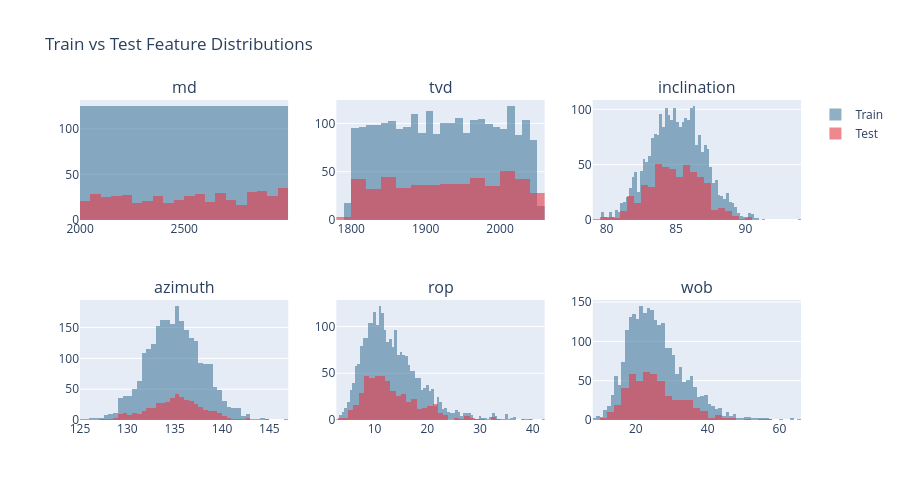

Notebook cell for this chart:
### Markdown cell above
## 9. Train vs Test Distribution Comparison

### Code cell
common_cols = [c for c in feature_cols[:6] if c in test.columns]

fig = make_subplots(rows=2, cols=3, subplot_titles=common_cols)

for i, col in enumerate(common_cols):
    row, col_idx = divmod(i, 3)
    fig.add_trace(
        go.Histogram(x=train[col], name='Train', opacity=0.6,
                     marker_color='#457B9D', showlegend=(i == 0)),
        row=row + 1, col=col_idx + 1,
    )
    fig.add_trace(
        go.Histogram(x=test[col], name='Test', opacity=0.6,
                     marker_color='#E63946', showlegend=(i == 0)),
        row=row + 1, col=col_idx + 1,
    )

fig.update_layout(
    title_text='Train vs Test Feature Distributions',
    barmode='overlay',
    height=500,
)
fig.show()

### Figure 1 — Plotly figure (JSON) as saved in the notebook; plotly's stock layout.template omitted (floating-point values rounded to 4 significant figures; data arrays with more than 128 entries replaced by an {"elided": "..."} marker saying what was removed)
{"data": [{"marker": {"color": "#457B9D"}, "name": "Train", "opacity": 0.6, "showlegend": true, "type": "histogram", "x": {"elided": "2500 int values"}, "xaxis": "x", "yaxis": "y"}, {"marker": {"color": "#E63946"}, "name": "Test", "opacity": 0.6, "showlegend": true, "type": "histogram", "x": {"elided": "500 int values"}, "xaxis": "x", "yaxis": "y"}, {"marker": {"color": "#457B9D"}, "name": "Train", "opacity": 0.6, "showlegend": false, "type": "histogram", "x": {"elided": "2500 float values"}, "xaxis": "x2", "yaxis": "y2"}, {"marker": {"color": "#E63946"}, "name": "Test", "opacity": 0.6, "showlegend": false, "type": "histogram", "x": {"elided": "500 float values"}, "xaxis": "x2", "yaxis": "y2"}, {"marker": {"color": "#457B9D"}, "name": "Train", "opacity": 0.6, "showlegend": false, "type": "histogram", "x": {"elided": "2500 float values"}, "xaxis": "x3", "yaxis": "y3"}, {"marker": {"color": "#E63946"}, "name": "Test", "opacity": 0.6, "showlegend": false, "type": "histogram", "x": {"elided": "500 float values"}, "xaxis": "x3", "yaxis": "y3"}, {"marker": {"color": "#457B9D"}, "name": "Train", "opacity": 0.6, "showlegend": false, "type": "histogram", "x": {"elided": "2500 float values"}, "xaxis": "x4", "yaxis": "y4"}, {"marker": {"color": "#E63946"}, "name": "Test", "opacity": 0.6, "showlegend": false, "type": "histogram", "x": {"elided": "500 float values"}, "xaxis": "x4", "yaxis": "y4"}, {"marker": {"color": "#457B9D"}, "name": "Train", "opacity": 0.6, "showlegend": false, "type": "histogram", "x": {"elided": "2500 float values"}, "xaxis": "x5", "yaxis": "y5"}, {"marker": {"color": "#E63946"}, "name": "Test", "opacity": 0.6, "showlegend": false, "type": "histogram", "x": {"elided": "500 float values"}, "xaxis": "x5", "yaxis": "y5"}, {"marker": {"color": "#457B9D"}, "name": "Train", "opacity": 0.6, "showlegend": false, "type": "histogram", "x": {"elided": "2500 float values"}, "xaxis": "x6", "yaxis": "y6"}, {"marker": {"color": "#E63946"}, "name": "Test", "opacity": 0.6, "showlegend": false, "type": "histogram", "x": {"elided": "500 float values"}, "xaxis": "x6", "yaxis": "y6"}], "layout": {"annotations": [{"font": {"size": 16}, "showarrow": false, "text": "md", "x": 0.1444, "xanchor": "center", "xref": "paper", "y": 1, "yanchor": "bottom", "yref": "paper"}, {"font": {"size": 16}, "showarrow": false, "text": "tvd", "x": 0.5, "xanchor": "center", "xref": "paper", "y": 1, "yanchor": "bottom", "yref": "paper"}, {"font": {"size": 16}, "showarrow": false, "text": "inclination", "x": 0.8556, "xanchor": "center", "xref": "paper", "y": 1, "yanchor": "bottom", "yref": "paper"}, {"font": {"size": 16}, "showarrow": false, "text": "azimuth", "x": 0.1444, "xanchor": "center", "xref": "paper", "y": 0.375, "yanchor": "bottom", "yref": "paper"}, {"font": {"size": 16}, "showarrow": false, "text": "rop", "x": 0.5, "xanchor": "center", "xref": "paper", "y": 0.375, "yanchor": "bottom", "yref": "paper"}, {"font": {"size": 16}, "showarrow": false, "text": "wob", "x": 0.8556, "xanchor": "center", "xref": "paper", "y": 0.375, "yanchor": "bottom", "yref": "paper"}], "barmode": "overlay", "height": 500, "title": {"text": "Train vs Test Feature Distributions"}, "xaxis": {"anchor": "y", "domain": [0, 0.2889]}, "xaxis2": {"anchor": "y2", "domain": [0.3556, 0.6444]}, "xaxis3": {"anchor": "y3", "domain": [0.7111, 1]}, "xaxis4": {"anchor": "y4", "domain": [0, 0.2889]}, "xaxis5": {"anchor": "y5", "domain": [0.3556, 0.6444]}, "xaxis6": {"anchor": "y6", "domain": [0.7111, 1]}, "yaxis": {"anchor": "x", "domain": [0.625, 1]}, "yaxis2": {"anchor": "x2", "domain": [0.625, 1]}, "yaxis3": {"anchor": "x3", "domain": [0.625, 1]}, "yaxis4": {"anchor": "x4", "domain": [0, 0.375]}, "yaxis5": {"anchor": "x5", "domain": [0, 0.375]}, "yaxis6": {"anchor": "x6", "domain": [0, 0.375]}}}
